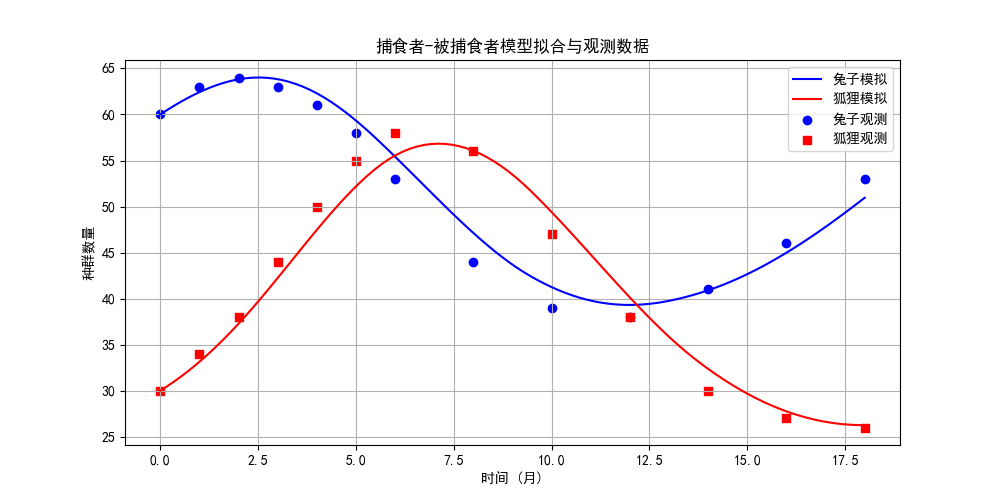

Here is the Python script that generated this plot:
import numpy as np
from scipy.integrate import solve_ivp
import matplotlib.pyplot as plt

plt.rcParams['font.sans-serif'] = ['SimHei']  
plt.rcParams['axes.unicode_minus'] = False    

# 数据与拟合参数
t_data = np.array([0,1,2,3,4,5,6,8,10,12,14,16,18])
x_data = np.array([60,63,64,63,61,58,53,44,39,38,41,46,53])
y_data = np.array([30,34,38,44,50,55,58,56,47,38,30,27,26])
a, b, c, d = 0.1907, 0.0048, 0.4829, 0.0095

# 定义微分方程
def lotka_volterra(t, z):
    x, y = z
    dx = a*x - b*x*y
    dy = -c*y + d*x*y
    return [dx, dy]

# 数值求解
sol = solve_ivp(lotka_volterra, [0, 18], [60, 30], t_eval=np.linspace(0,18,100))

# 绘图
plt.figure(figsize=(10,5))
plt.plot(sol.t, sol.y[0], 'b-', label='兔子模拟')
plt.plot(sol.t, sol.y[1], 'r-', label='狐狸模拟')
plt.scatter(t_data, x_data, color='blue', marker='o', label='兔子观测')
plt.scatter(t_data, y_data, color='red', marker='s', label='狐狸观测')
plt.xlabel('时间 (月)')
plt.ylabel('种群数量')
plt.legend()
plt.grid(True)
plt.title('捕食者-被捕食者模型拟合与观测数据')
plt.show()
